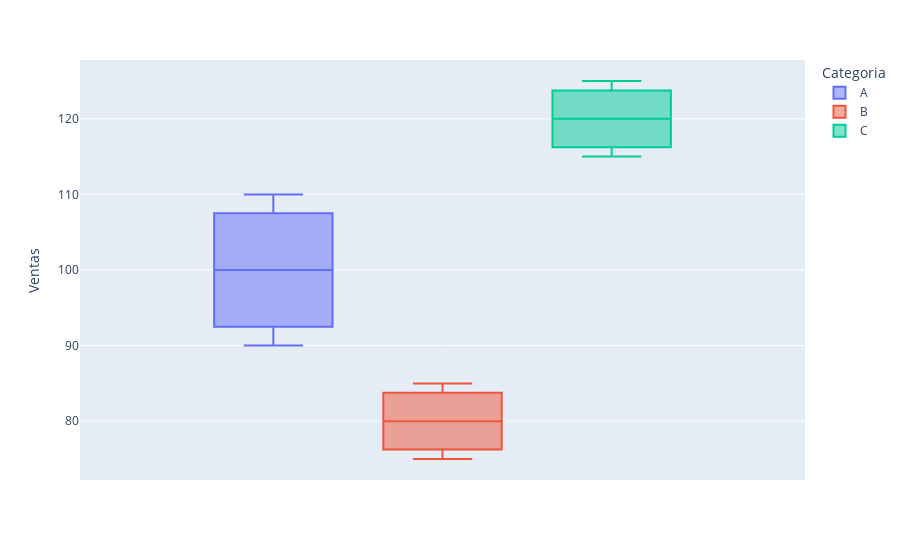

The notebook cell this image was saved under:
### Code cell
fig = px.box(df, y="Ventas", color='Categoria')
fig.show()

### Figure 1 — Plotly figure (JSON) as saved in the notebook; plotly's stock layout.template omitted (floating-point values rounded to 4 significant figures)
{"data": [{"alignmentgroup": "True", "hovertemplate": "Categoria=A<br>Ventas=%{y}<extra></extra>", "legendgroup": "A", "marker": {"color": "#636efa"}, "name": "A", "notched": false, "offsetgroup": "A", "orientation": "v", "showlegend": true, "type": "box", "x0": " ", "xaxis": "x", "y": [100, 110, 90], "y0": " ", "yaxis": "y"}, {"alignmentgroup": "True", "hovertemplate": "Categoria=B<br>Ventas=%{y}<extra></extra>", "legendgroup": "B", "marker": {"color": "#EF553B"}, "name": "B", "notched": false, "offsetgroup": "B", "orientation": "v", "showlegend": true, "type": "box", "x0": " ", "xaxis": "x", "y": [80, 85, 75], "y0": " ", "yaxis": "y"}, {"alignmentgroup": "True", "hovertemplate": "Categoria=C<br>Ventas=%{y}<extra></extra>", "legendgroup": "C", "marker": {"color": "#00cc96"}, "name": "C", "notched": false, "offsetgroup": "C", "orientation": "v", "showlegend": true, "type": "box", "x0": " ", "xaxis": "x", "y": [120, 115, 125], "y0": " ", "yaxis": "y"}], "layout": {"boxmode": "group", "legend": {"title": {"text": "Categoria"}, "tracegroupgap": 0}, "margin": {"t": 60}, "xaxis": {"anchor": "y", "domain": [0, 1]}, "yaxis": {"anchor": "x", "domain": [0, 1], "title": {"text": "Ventas"}}}}
